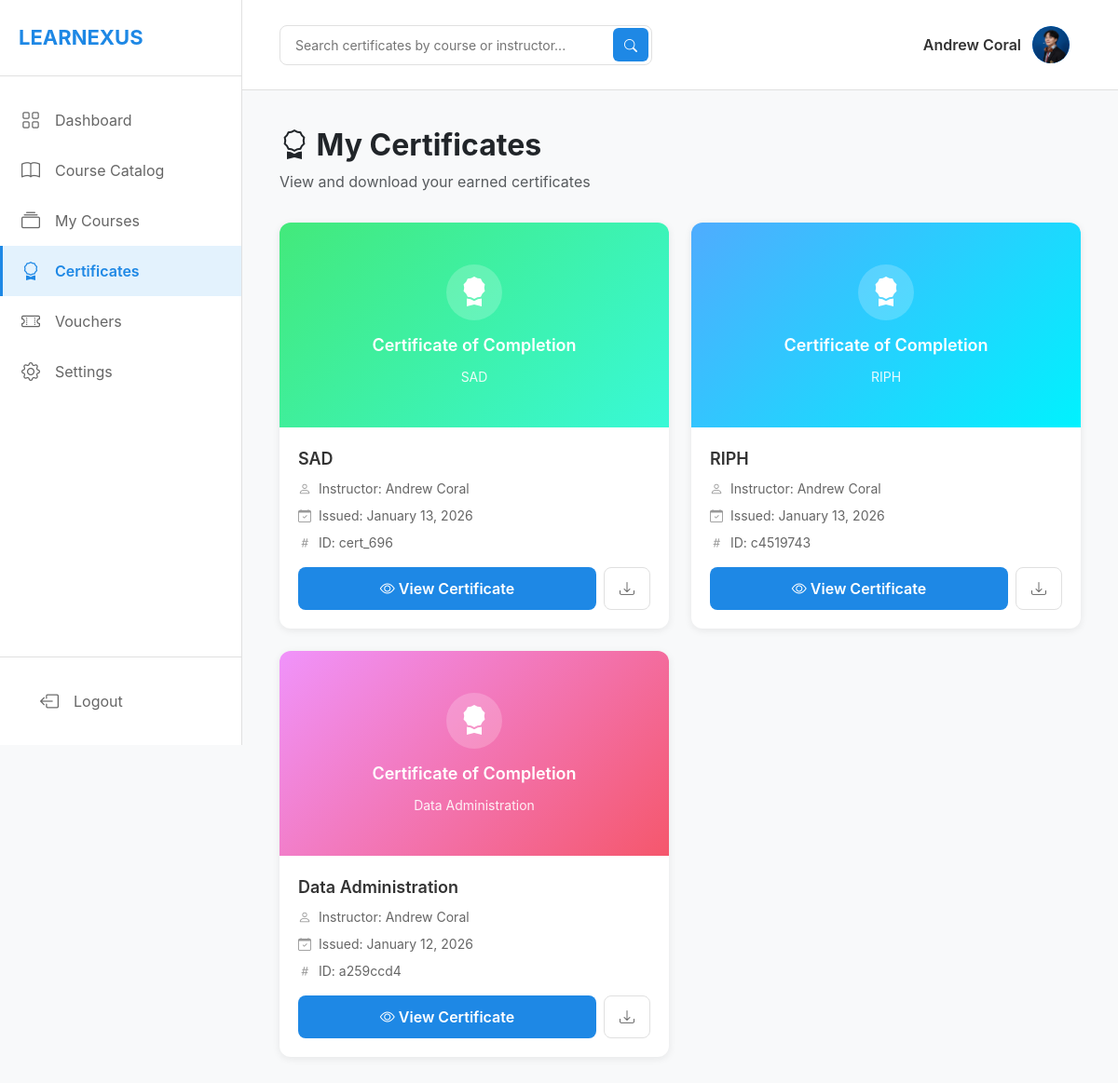
Before: /student/certificates.php (signed in) with the older database file.
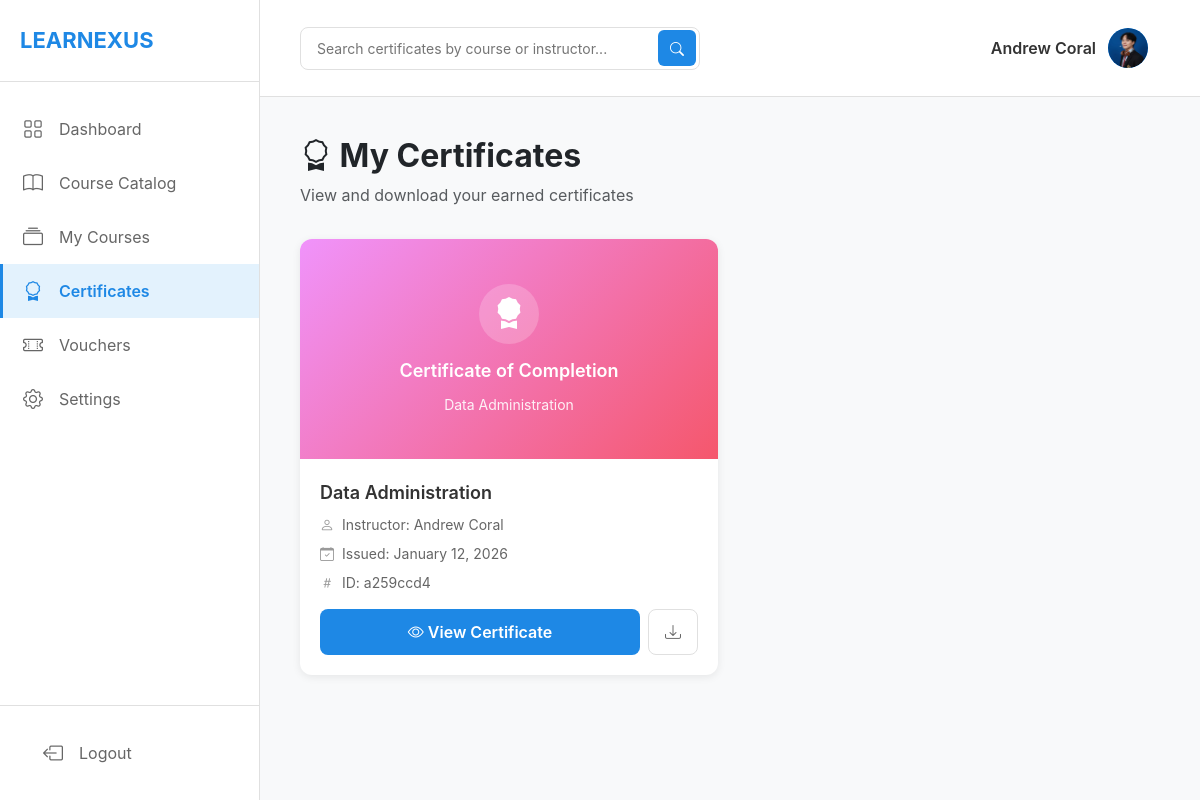
After: the same page with the newer database file.
### tables this page shows
CREATE TABLE `users` (
  `userID` int(11) NOT NULL,
  `email` varchar(255) NOT NULL,
  `passwordHash` varchar(255) NOT NULL,
  `firstName` varchar(100) NOT NULL,
  `lastName` varchar(100) NOT NULL,
  `middleInitial` varchar(5) NOT NULL,
  `phone` varchar(20) DEFAULT NULL,
  `avatar` varchar(255) DEFAULT NULL,
  `phoneVerified` tinyint(1) DEFAULT 0,
  `emailVerified` tinyint(1) DEFAULT 0,
  `role` enum('student','instructor','admin') DEFAULT 'student',
  `status` enum('active','inactive','suspended') DEFAULT 'active',
  `createdAt` timestamp NOT NULL DEFAULT current_timestamp(),
  `studentNumber` varchar(50) DEFAULT NULL,
  `teacherNumber` varchar(50) DEFAULT NULL
);

CREATE TABLE `certificates` (
  `certificateID` int(11) NOT NULL,
  `enrollmentID` int(11) NOT NULL,
  `courseID` int(11) NOT NULL,
  `userID` int(11) NOT NULL,
  `certificateUUID` varchar(36) NOT NULL,
  `issuedAt` timestamp NOT NULL DEFAULT current_timestamp(),
  `instructorName` varchar(255) DEFAULT NULL,
  `studentName` varchar(255) DEFAULT NULL,
  `courseTitle` varchar(255) DEFAULT NULL
);

CREATE TABLE `courses` (
  `courseID` int(11) NOT NULL,
  `teacherID` int(11) NOT NULL,
  `title` varchar(255) NOT NULL,
  `description` text DEFAULT NULL,
  `price` decimal(10,2) DEFAULT 0.00,
  `category` varchar(100) DEFAULT NULL,
  `status` enum('draft','published','archived') DEFAULT 'draft',
  `passingScore` int(11) DEFAULT 70,
  `createdAt` timestamp NOT NULL DEFAULT current_timestamp()
);

### student/certificates.php (the view, shortened to what this page needs)
<?php
require_once '../database/db_connect.php';
$userID = $_SESSION['user_id'];
$userStmt = $conn->prepare("SELECT avatar FROM users WHERE userID = ?");
$userStmt->execute([$userID]);
$user = $userStmt->fetch();
$searchQuery = isset($_GET['search']) ? trim($_GET['search']) : '';
if (!empty($searchQuery)) {
    $stmt = $conn->prepare("
        SELECT
            cert.*,
            c.title as courseTitle,
            c.description as courseDescription,
            CONCAT(u.firstName, ' ', u.lastName) as instructorName,
            e.completedAt,
            e.progressPercentage
        FROM certificates cert
        JOIN enrollments e ON cert.enrollmentID = e.enrollmentID
        JOIN courses c ON cert.courseID = c.courseID
        JOIN users u ON c.teacherID = u.userID
        WHERE cert.userID = ?
        AND (
            c.title LIKE ? OR
            c.description LIKE ? OR
            CONCAT(u.firstName, ' ', u.lastName) LIKE ?
        )
        ORDER BY cert.issuedAt DESC
    ");
    $searchParam = "%{$searchQuery}%";
    $stmt->execute([$userID, $searchParam, $searchParam, $searchParam]);
} else {
    $stmt = $conn->prepare("
        SELECT
            cert.*,
            c.title as courseTitle,
            c.description as courseDescription,
            CONCAT(u.firstName, ' ', u.lastName) as instructorName,
            e.completedAt,
            e.progressPercentage
        FROM certificates cert
        JOIN enrollments e ON cert.enrollmentID = e.enrollmentID
        JOIN courses c ON cert.courseID = c.courseID
        JOIN users u ON c.teacherID = u.userID
        WHERE cert.userID = ?
        ORDER BY cert.issuedAt DESC
    ");
    $stmt->execute([$userID]);
}
$certificates = $stmt->fetchAll();
?>
<!DOCTYPE html>
<html lang="en">
<head>
    <link href="https://cdn.jsdelivr.net/npm/bootstrap@5.3.3/dist/css/bootstrap.min.css" rel="stylesheet">
    <link rel="stylesheet" href="https://cdn.jsdelivr.net/npm/bootstrap-icons@1.11.1/font/bootstrap-icons.css">
</head>
<body>
    <div class="sidebar">
        <div class="sidebar-header">
            <a href="dashboard.php" class="brand">LEARNEXUS</a>
        </div>
        <div class="sidebar-menu">
            <a href="dashboard.php" class="menu-item">
                <i class="bi bi-grid"></i>
                <span>Dashboard</span>
            </a>
            <a href="browse_courses.php" class="menu-item">
                <i class="bi bi-book"></i>
                <span>Course Catalog</span>
            </a>
            <a href="my_courses.php" class="menu-item">
                <i class="bi bi-collection"></i>
                <span>My Courses</span>
            </a>
            <a href="certificates.php" class="menu-item active">
                <i class="bi bi-award"></i>
                <span>Certificates</span>
            </a>
            <a href="vouchers.php" class="menu-item">
                <i class="bi bi-ticket-perforated"></i>
                <span>Vouchers</span>
            </a>
            <a href="settings.php" class="menu-item">
                <i class="bi bi-gear"></i>
                <span>Settings</span>
            </a>
        </div>
        <div class="sidebar-footer">
            <a href="../logout.php" class="menu-item">
                <i class="bi bi-box-arrow-left"></i>
                <span>Logout</span>
            </a>
        </div>
    </div>
    <div class="main-content">
        <div class="top-bar">
            <form class="search-box" method="GET" action="certificates.php">
                <input type="text" name="search" placeholder="Search certificates by course or instructor..."
                       value="<?php echo htmlspecialchars($searchQuery); ?>">
                <button type="submit">
                    <i class="bi bi-search"></i>
                </button>
            </form>
            <div class="user-section">
                <div class="user-info" onclick="window.location.href='settings.php'">
                    <span style="font-weight: 600; color: #333;">
                        <?php echo htmlspecialchars($_SESSION['first_name'] . ' ' . $_SESSION['last_name']); ?>
                    </span>
                    <div class="user-avatar">
                        <?php if (!empty($user['avatar']) && file_exists($user['avatar'])): ?>
                            <img src="<?php echo htmlspecialchars($user['avatar']); ?>" alt="Profile" style="width: 100%; height: 100%; object-fit: cover; border-radius: 50%;">
                        <?php else: ?>
                            <?php echo strtoupper(substr($_SESSION['first_name'], 0, 1)); ?>
                        <?php endif; ?>
                    </div>
                </div>
            </div>
        </div>
        <div class="content-area">
            <div class="page-header">
                <h1><i class="bi bi-award"></i> My Certificates</h1>
                <p class="text-muted">View and download your earned certificates</p>
            </div>
            <?php if (count($certificates) > 0): ?>
                <div class="certificates-grid">
                    <?php foreach ($certificates as $cert):
                        $gradients = [
                            'linear-gradient(135deg, #667eea 0%, #764ba2 100%)',
                            'linear-gradient(135deg, #f093fb 0%, #f5576c 100%)',
                            'linear-gradient(135deg, #4facfe 0%, #00f2fe 100%)',
                            'linear-gradient(135deg, #43e97b 0%, #38f9d7 100%)',
                            'linear-gradient(135deg, #fa709a 0%, #fee140 100%)',
                            'linear-gradient(135deg, #30cfd0 0%, #330867 100%)',
                        ];
                        $gradient = $gradients[$cert['certificateID'] % count($gradients)];
                        $courseTitle = htmlspecialchars($cert['courseTitle']);
                        $instructorName = htmlspecialchars($cert['instructorName']);
                    ?>
                        <div class="certificate-card" onclick="window.location.href='view_certificate.php?id=<?php echo $cert['certificateUUID']; ?>'">
                            <div class="certificate-preview" style="background: <?php echo $gradient; ?>">
                                <div class="certificate-preview-content">
                                    <div class="certificate-badge">
                                        <i class="bi bi-award-fill"></i>
                                    </div>
                                    <h3>Certificate of Completion</h3>
                                    <p style="font-size: 14px; opacity: 0.9; margin: 0;">
                                        <?php echo htmlspecialchars($cert['courseTitle']); ?>
                                    </p>
                                </div>
                            </div>
                            <div class="certificate-body">
                                <div class="certificate-title"><?php echo $courseTitle; ?></div>
                                <div class="certificate-meta">
                                    <div class="meta-item">
                                        <i class="bi bi-person"></i>
                                        <span>Instructor: <?php echo $instructorName; ?></span>
                                    </div>
                                    <div class="meta-item">
                                        <i class="bi bi-calendar-check"></i>
                                        <span>Issued: <?php echo date('F d, Y', strtotime($cert['issuedAt'])); ?></span>
                                    </div>
                                    <div class="meta-item">
                                        <i class="bi bi-hash"></i>
                                        <span>ID: <?php echo htmlspecialchars(substr($cert['certificateUUID'], 0, 8)); ?></span>
                                    </div>
                                </div>
                                <div class="certificate-actions">
                                    <button class="btn-view" onclick="event.stopPropagation(); window.location.href='view_certificate.php?id=<?php echo $cert['certificateUUID']; ?>'">
                                        <i class="bi bi-eye"></i> View Certificate
                                    </button>
                                    <button class="btn-download" onclick="event.stopPropagation(); downloadCertificate('<?php echo $cert['certificateUUID']; ?>')">
                                        <i class="bi bi-download"></i>
                                    </button>
                                </div>
                            </div>
                        </div>
                    <?php endforeach; ?>
                </div>
            <?php endif; ?>
        </div>
    </div>
</body>
</html>

### student/certificates.php (style rules this page uses)
body { background: #f8f9fa; font-family: -apple-system, BlinkMacSystemFont, 'Segoe UI', Roboto, sans-serif; }
.sidebar { width: 260px; height: 100vh; background: white; position: fixed; left: 0; top: 0; border-right: 1px solid #e0e0e0; display: flex; flex-direction: column; }
.sidebar-header { padding: 24px 20px; border-bottom: 1px solid #e0e0e0; }
.brand { font-size: 22px; font-weight: 700; color: #1e88e5; text-decoration: none; }
.sidebar-menu { flex: 1; padding: 20px 0; overflow-y: auto; }
.menu-item { padding: 12px 20px; display: flex; align-items: center; gap: 12px; color: #666; text-decoration: none; transition: all 0.2s; border-left: 3px solid transparent; }
.menu-item.active { background: #e3f2fd; color: #1e88e5; border-left-color: #1e88e5; font-weight: 600; }
.menu-item i { font-size: 20px; width: 24px; }
.sidebar-footer { padding: 20px; border-top: 1px solid #e0e0e0; }
.main-content { margin-left: 260px; min-height: 100vh; }
.top-bar { background: white; padding: 20px 40px; border-bottom: 1px solid #e0e0e0; display: flex; justify-content: space-between; align-items: center; }
.search-box { position: relative; width: 400px; }
.search-box input { width: 100%; padding: 10px 40px 10px 16px; border: 1px solid #e0e0e0; border-radius: 8px; font-size: 14px; }
.search-box button { position: absolute; right: 4px; top: 50%; transform: translateY(-50%); background: #1e88e5; color: white; border: none; padding: 6px 12px; border-radius: 6px; cursor: pointer; transition: background 0.2s; }
.search-box i { font-size: 14px; }
.user-section { display: flex; align-items: center; gap: 20px; }
.user-info { display: flex; align-items: center; gap: 12px; cursor: pointer; padding: 8px 12px; border-radius: 8px; transition: background 0.2s; }
.user-avatar { width: 40px; height: 40px; border-radius: 50%; background: #1e88e5; display: flex; align-items: center; justify-content: center; color: white; font-weight: 600; overflow: hidden; }
.content-area { padding: 40px; }
.page-header { margin-bottom: 32px; }
.page-header h1 { font-size: 32px; font-weight: 700; margin-bottom: 8px; }
.certificates-grid { display: grid; grid-template-columns: repeat(auto-fill, minmax(380px, 1fr)); gap: 24px; }
.certificate-card { background: white; border-radius: 12px; overflow: hidden; box-shadow: 0 2px 8px rgba(0,0,0,0.08); transition: transform 0.2s, box-shadow 0.2s; cursor: pointer; }
.certificate-preview { height: 220px; background: linear-gradient(135deg, #667eea 0%, #764ba2 100%); display: flex; align-items: center; justify-content: center; position: relative; padding: 32px; color: white; }
.certificate-preview-content { text-align: center; width: 100%; }
.certificate-preview h3 { font-size: 18px; font-weight: 600; margin-bottom: 12px; }
.certificate-badge { width: 60px; height: 60px; background: rgba(255,255,255,0.2); border-radius: 50%; display: flex; align-items: center; justify-content: center; margin: 0 auto 16px; }
.certificate-badge i { font-size: 32px; }
.certificate-body { padding: 20px; }
.certificate-title { font-size: 18px; font-weight: 600; margin-bottom: 8px; color: #333; }
.certificate-meta { display: flex; flex-direction: column; gap: 8px; margin-bottom: 16px; }
.meta-item { display: flex; align-items: center; gap: 8px; font-size: 14px; color: #666; }
.meta-item i { color: #999; }
.certificate-actions { display: flex; gap: 8px; }
.btn-view { flex: 1; padding: 10px; background: #1e88e5; color: white; border: none; border-radius: 8px; font-weight: 600; cursor: pointer; transition: background 0.2s; }
.btn-download { padding: 10px 16px; background: transparent; border: 1px solid #e0e0e0; border-radius: 8px; color: #666; cursor: pointer; transition: all 0.2s; }

Changed rows visible on the page:
removed certificates: courseID.title "SAD", instructorName "Andrew Coral", issuedAt "January 13, 2026", certificateUUID "cert_696"
removed certificates: courseID.title "RIPH", instructorName "Andrew Coral", issuedAt "January 13, 2026", certificateUUID "c4519743"
